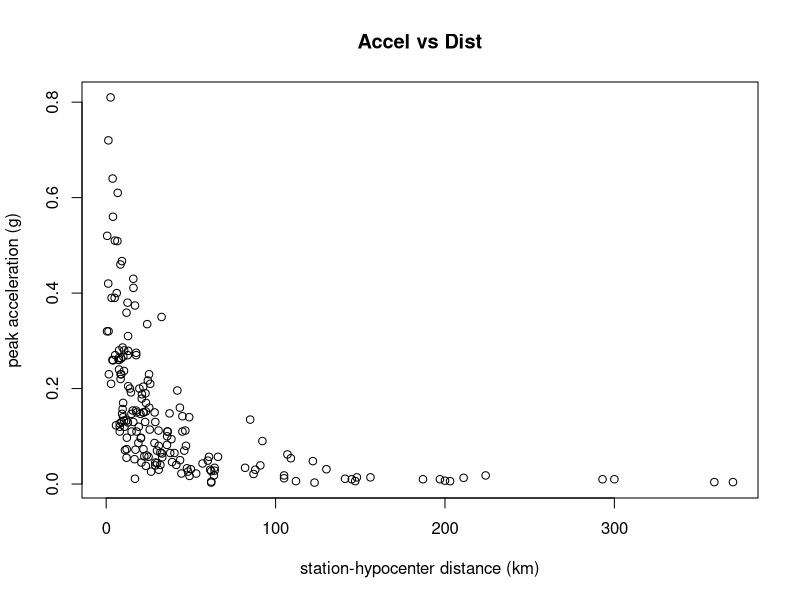

Recreate this plot in R.
## ---- chunk 1
# Take a look ar the data set
help(attenu)


plot(attenu$dist, attenu$accel, xlab="station-hypocenter distance (km)", ylab="peak acceleration (g)")
title(main="Accel vs Dist")
